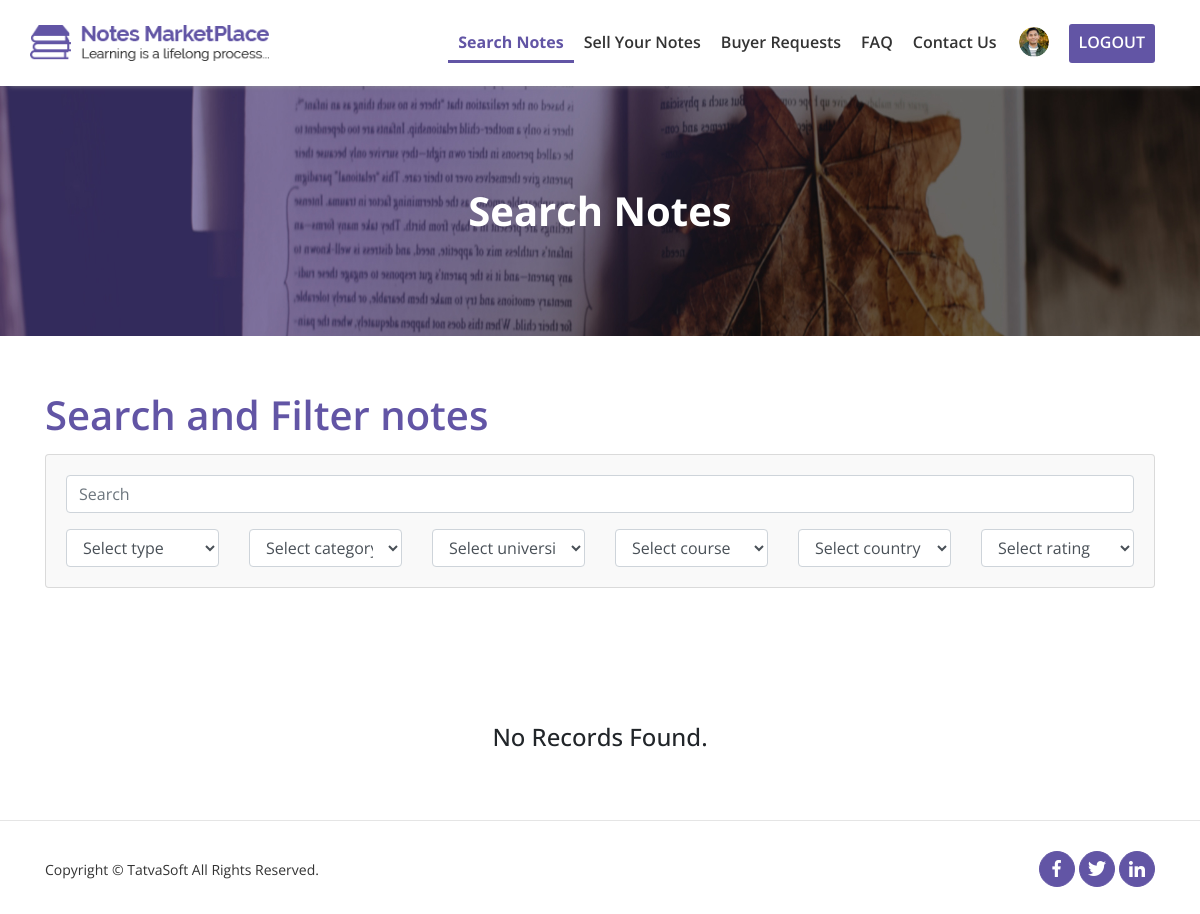
Before: /FrontPanel/search.php?page=0 with the older database file.
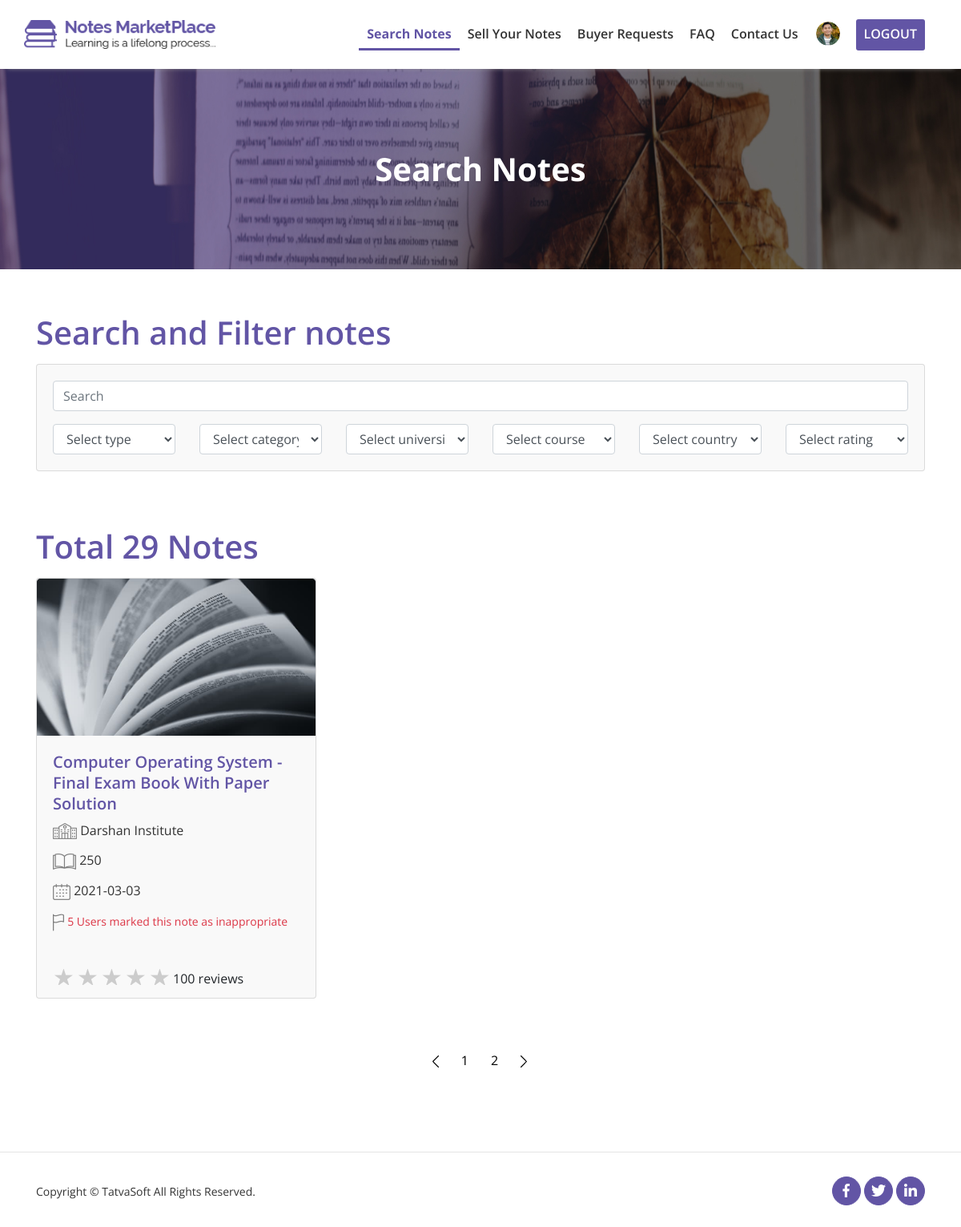
After: the same page with the newer database file.
### tables this page shows
CREATE TABLE `sellernotes` (
  `SellerNoteID` int(11) NOT NULL,
  `SellerID` int(11) NOT NULL,
  `Status` int(11) NOT NULL,
  `ActionedBy` int(11) DEFAULT NULL,
  `AdminRemarks` varchar(500) DEFAULT NULL,
  `PublishedDate` datetime DEFAULT NULL,
  `Title` varchar(100) NOT NULL,
  `Category` int(11) NOT NULL,
  `DisplayPicture` varchar(500) DEFAULT NULL,
  `NoteType` int(11) DEFAULT NULL,
  `NumberofPages` int(11) DEFAULT NULL,
  `Description` varchar(500) NOT NULL,
  `UniversityName` varchar(200) DEFAULT NULL,
  `Country` int(11) DEFAULT NULL,
  `Course` varchar(100) DEFAULT NULL,
  `CourseCode` varchar(100) DEFAULT NULL,
  `Professor` varchar(100) DEFAULT NULL,
  `IsPaid` int(2) NOT NULL,
  `SellingPrice` decimal(10,0) DEFAULT NULL,
  `NotesPreview` varchar(500) DEFAULT NULL,
  `CreatedDate` datetime DEFAULT NULL,
  `CreatedBy` int(11) DEFAULT NULL,
  `ModifiedDate` datetime DEFAULT NULL,
  `ModifiedBy` int(11) DEFAULT NULL,
  `IsActive` tinyint(1) NOT NULL,
  `IsDeleted` tinyint(1) NOT NULL
);

### FrontPanel/Search.php (the view, shortened to what the changed rows need)
<?php include "../includes/db.php";
?>
<!DOCTYPE html>
<html lang="en">
<head>
    <link rel="stylesheet" href="css/bootstrap/bootstrap.min.css">
    <link rel="stylesheet" href="css/style.css">
    <link rel="stylesheet" href="css/responsive.css">
</head>
<body>
    <section class="container">
        <div class="row">
            <div class="col-md-12">
                <h1 class="title">Search and Filter notes</h1>
            </div>
        </div>
        <div class="row">
            <div class="col-md-12">
                <?php
        $num_per_page = 15;
        $query = "SELECT SN.`SellerNoteID`, SN.`SellerID`, SN.`Title`, SN.`UniversityName`, SN.`NumberofPages`, SN.`DisplayPicture`, SN.`PublishedDate` FROM `sellernotes` AS SN";
        $select_all_notes_query = mysqli_query($connection,$query);
        $total_records = mysqli_num_rows($select_all_notes_query);
        $total_pages = ceil($total_records / $num_per_page);
        if($total_records != 0){
    ?>
                <h1 class="title">Total <?php echo $total_records?> Notes</h1>
            </div>
        </div>
        <div class="row row-cols-1 row-cols-md-3">
            <?php
                if(isset($_GET['page'])){
                    $page = $_GET['page'];
                    $page =mysqli_real_escape_string($connection,$page);
                    $page = htmlentities($page);
                }
                else{
                    $page = 1;
                }
                $start_from = ($page-1) * $num_per_page;
                $i=1;
                $k=  $num_per_page + $start_from;
                while($row = mysqli_fetch_assoc($select_all_notes_query)){
                    if($start_from < $i){
                    $sellernoteid = $row['SellerNoteID'];
                    $sellerid = $row['SellerID'];
                    $note_title = $row['Title'];
                    $note_university = $row['UniversityName'];
                    $note_page = $row['NumberofPages'];
                    $note_image = $row['DisplayPicture'];
                    $note_publishedate = $row['PublishedDate'];
                ?>
            <div class="col mb-4">
                <div class="card">
                    <a href="http://localhost:8080/notemarketplace/FrontPanel/Notedetails.php?id=<?php echo $sellernoteid?>">
                    <img src="../upload/<?php echo $sellerid ?>/<?php echo $sellernoteid ?>/<?php echo $note_image ?>" class="card-img-top" alt="note-image">
                    </a>
                    <div class="card-body">
                        <div class="card-title"><?php echo $note_title ?></div>
                        <div class="card-text">
                            <div class="card-content">
                                <span class="icon-images">
                                    <img src="../images/university.png" alt="images">
                                </span>
                                <span class="span-content">
                                    <?php echo $note_university?>
                                </span>
                            </div>
                            <div class="card-content">
                                <span class="icon-images">
                                    <img src="../images/pages.png" alt="images">
                                </span>
                                <span class="span-content">
                                    <?php echo $note_page ?>
                                </span>
                            </div>
                            <div class="card-content">
                                <span class="icon-images">
                                    <img src="../images/date.png" alt="images">
                                </span>
                                <span class="span-content">
                                    <?php echo date("Y-m-d", strtotime($note_publishedate)) ?>
                                </span>
                            </div>
                            <div class="card-content">
                                <span class="icon-images">
                                    <img src="../images/flag.png" alt="images">
                                </span>
                                <span class="span-content text-danger" style="font-size: 14px;">
                                    5 Users marked this note as inappropriate
                                </span>
                            </div>
                        </div>
                    </div>
                    <div class="card-footer bg-transparent">
                        <div class="rate">
                            <label for="star5" title="text">5 stars</label>
                            <label for="star4" title="text">4 stars</label>
                            <label for="star3" title="text">3 stars</label>
                            <label for="star2" title="text">2 stars</label>
                            <label for="star1" title="text">1 star</label>
                        </div>
                        100 reviews
                    </div>
                </div>
            </div>
            <?php
                    }
                    $i++;
                    if($i>$k){
                        break;
                    }
            }
            ?>
        </div>
        <div class="row text-center">
            <div class="col-md-12 num">
                <ul class="pagination justify-content-center">
                    <li class="<?php if($page == 1){ echo 'disabled'; }?> page-item">
                        <a class="page-link" href="search.php?page=<?php echo $page-1 ; ?>" aria-label="Previous">
                            <img src="../images/left-arrow.png" alt="left-arrow">
                        </a>
                    </li>
                    <?php
                            for($i=1;$i<=$total_pages;$i++){
                        ?>
                        <li class="page-item">
                            <a class="page-link <?php if($page == $i) { echo 'active'; }?>" href="search.php?page=<?php echo $i ; ?>"><?php echo $i ;?></a>
                        </li>
                        <?php
                            }
                        ?>
                    <li class="<?php if($page == $total_pages){ echo 'disabled'; }?> page-item">
                        <a class="page-link" href="search.php?page=<?php echo $page+1 ; ?>" aria-label="Next">
                            <img src="../images/right-arrow.png" alt="right-arrow">
                        </a>
                    </li>
                </ul>
            </div>
        </div>
        <?php
            }
            else{
                ?>
                <div class="row">
                    <div class="col-md-12 text-center no-records">
                        <h4>No Records Found.</h4>
                    </div>
                </div>
                <?php
            }
        ?>
    </section>
</body>
</html>

Changed rows visible on the page:
added sellernotes: DisplayPicture (picture), Title "Computer Operating System - Final Exam Book With Paper Solution", UniversityName "Darshan Institute", NumberofPages "250", PublishedDate "2021-03-03"
Other visible differences:
$total_records: (not shown) → "29"
text no longer shown: "No Records Found."
text now shown: "Total Notes"
new list line: "1"
new list line: "2"
